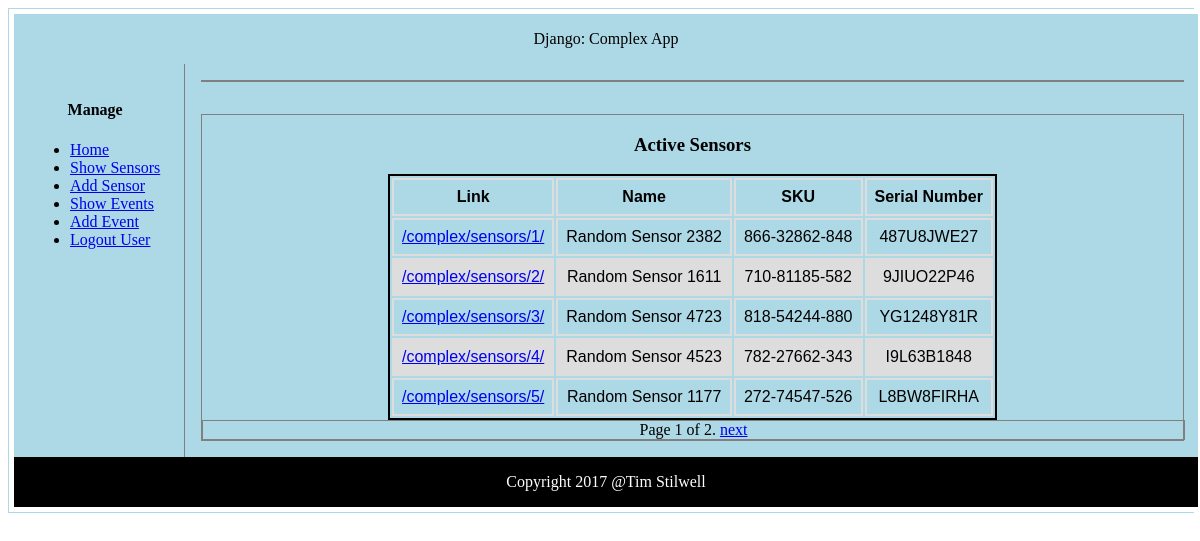
Page /complex/sensors/ (signed in) on the earlier database version.
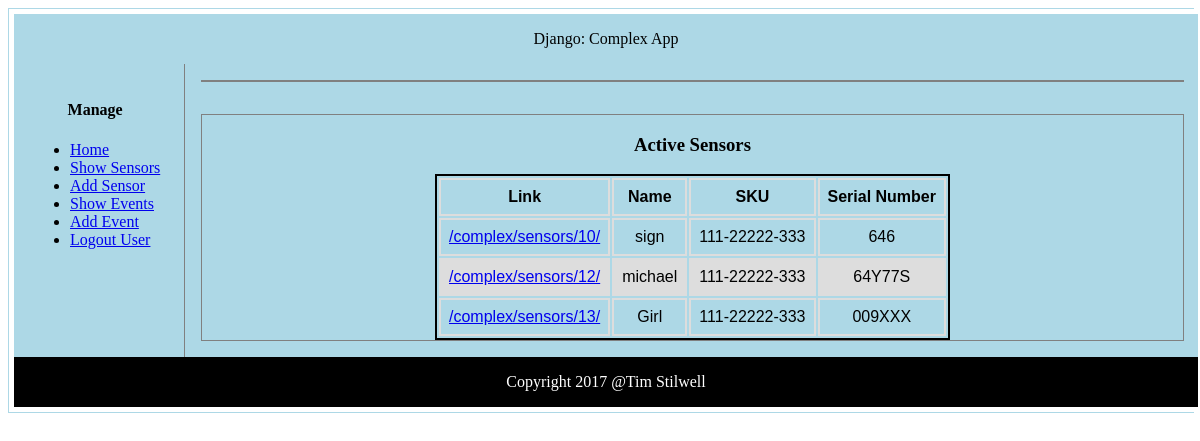
Same page on the later database version.
### complex/models.py (models this page shows, shortened)
class Sensor(models.Model):
    FAHRENHEIT = 0
    CELSIUS = 1
    TEMPERATURE_UNITS = (
        (FAHRENHEIT, 'Fahrenheit'),
        (CELSIUS, 'Celsius')
    )
    PSI = 2
    ATM = 3
    PRESSURE_UNITS = (
        (PSI, 'psi'),
        (ATM, 'atm')
    )
    MILES = 4
    KILOMETERS = 5
    ALTITUDE_UNITS = (
        (MILES, 'Miles'),
        (KILOMETERS, 'Kilometers')
    )
    MILES_PER_HOUR = 6
    KILOMETERS_PER_HOUR = 7
    WINDSPEED_UNITS = (
        (MILES_PER_HOUR, 'Miles/Hour'),
        (KILOMETERS_PER_HOUR, 'Kilometers/Hour')
    )
    created_by = models.ForeignKey(User,
                                   on_delete=models.CASCADE)
    name = models.CharField(max_length=20,
                            null=False,
                            blank=False,
                            unique=False)
    sku = models.CharField(max_length=20,
                           null=False,
                           blank=False,
                           unique=False)
    serial_no = models.CharField(max_length=20,
                                 null=False,
                                 blank=False,
                                 unique=True)
    temp_units = models.SmallIntegerField(choices=TEMPERATURE_UNITS,
                                          default=CELSIUS)
    pressure_units = models.SmallIntegerField(choices=PRESSURE_UNITS,
                                              default=ATM)
    alt_units = models.SmallIntegerField(choices=ALTITUDE_UNITS,
                                         default=KILOMETERS)
    ws_units = models.SmallIntegerField(choices=WINDSPEED_UNITS,
                                         default=KILOMETERS_PER_HOUR)
    installed = models.DateField(auto_now_add=True)
    climate = models.BooleanField(default=True)
    camera = models.BooleanField(default=False)
    link = models.URLField(max_length=30,
                           null=True,
                           blank=False)
    ulink = models.URLField(max_length=30,
                            null=True,
                            blank=False)
    dlink = models.URLField(max_length=30,
                            null=True,
                            blank=False)
    class Meta:
        ordering = ['id']

### complex/views.py (the view)
class SensorListView(ListView):
    allow_empty = True
    context_object_name = 'object_list'
    form = SensorForm
    http_method_not_allowed = ['delete', 'patch', 'post', 'put']
    paginate_by = 5
    paginate_orphans = 0
    paginator_class = Paginator
    page_kwarg = 'page'
    template_name = 'complex/sensor_list.html'
    def get_queryset(self):
        return get_list_or_404(Sensor,
                               created_by=self.request.user)
        print('request attrs: {}'.format(self.request.GET))
        qs = get_list_or_404(Sensor,
                             created_by=self.request.user)
        page = self.get_paginate_by(self.request.GET.get('page'))
        return self.paginate_queryset(qs, page)

### complex/templates/complex/sensor_list.html (shortened to what this page needs)
{% extends "complex/base.html" %}
{% load static %}
{% block table %}
    <h3>Active Sensors</h3>
    {% if object_list %}
        <table id="list">
            <thead>
                <tr>
                    <th>Link</th>
                    <th>Name</th>
                    <th>SKU</th>
                    <th>Serial Number</th>
                </tr>
            </thead>
            <tbody>
            {% for sensor in object_list %}
                <tr>
                    <td><a href="{{ sensor.link }}">{{ sensor.link }}</a></td>
                    <td>{{ sensor.name }}</td>
                    <td>{{ sensor.sku }}</td>
                    <td>{{ sensor.serial_no }}</td>
                </tr>
            {% endfor %}
            </tbody>
        </table>
    {% else %}
        <p>There are no active sensors.</p>
    {% endif %}
    {% if is_paginated %}
        <div class="pagination">
            <span class="page-links">
                <span class="page-current">
                    Page {{ page_obj.number }} of {{ page_obj.paginator.num_pages }}.
                </span>
                {% if page_obj.has_next %}
                    <a href="/complex/sensors/?page={{ page_obj.next_page_number }}">next</a>
                {% endif %}
            </span>
        </div>
    {% endif %}
{% endblock %}

Differences in the rows shown:
removed Sensor: link "/complex/sensors/1/", name "Random Sensor 2382", sku "866-32862-848", serial_no "487U8JWE27"
removed Sensor: link "/complex/sensors/2/", name "Random Sensor 1611", sku "710-81185-582", serial_no "9JIUO22P46"
removed Sensor: link "/complex/sensors/3/", name "Random Sensor 4723", sku "818-54244-880", serial_no "YG1248Y81R"
removed Sensor: link "/complex/sensors/4/", name "Random Sensor 4523", sku "782-27662-343", serial_no "I9L63B1848"
removed Sensor: link "/complex/sensors/5/", name "Random Sensor 1177", sku "272-74547-526", serial_no "L8BW8FIRHA"
added Sensor: link "/complex/sensors/10/", name "sign", sku "111-22222-333", serial_no "646"
added Sensor: link "/complex/sensors/12/", name "michael", sku "111-22222-333", serial_no "64Y77S"
added Sensor: link "/complex/sensors/13/", name "Girl", sku "111-22222-333", serial_no "009XXX"
Other differences:
{{ page_obj.number }}: "1" → (not shown)
{{ page_obj.paginator.num_pages }}: "2" → (not shown)
text no longer shown: "Page of . next"
